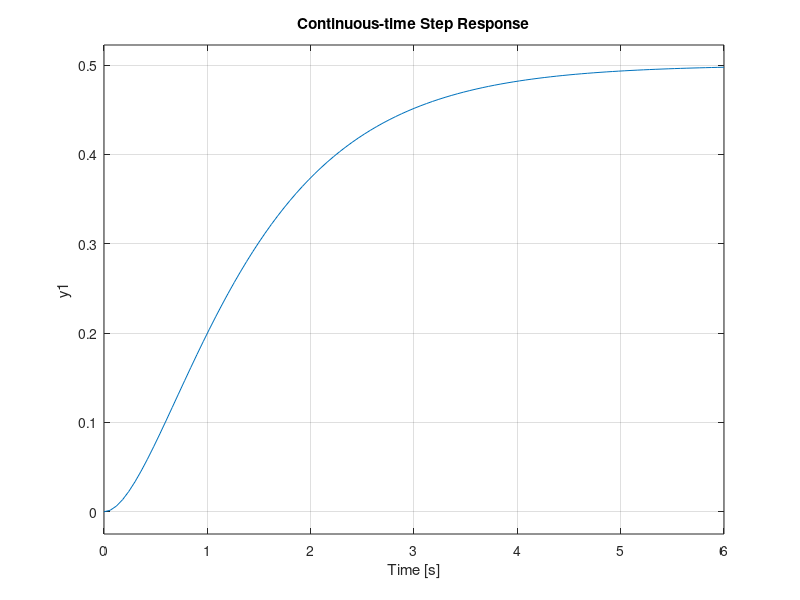
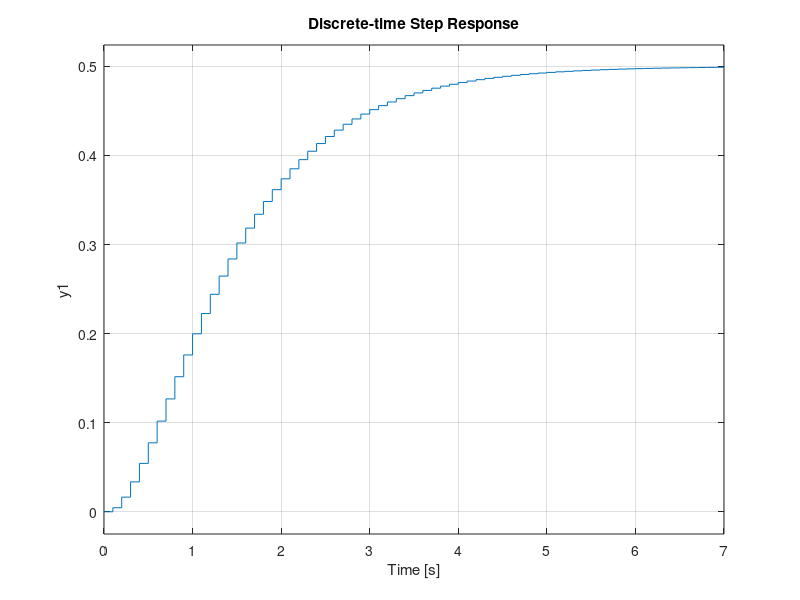

Source code (MATLAB) for these figures, in order:
%% pkg install -forge control % use this line of code before loading the package for the first time ever
%% pkg install -forge signal

pkg load control  % load package
pkg load signal  % tf2ss está aquí

% Define a transfer function: G(s) = 1 / (s^2 + 3s + 2)
num = [1];
den = [1 3 2];

% Convert to state-space (tf2ss)
[A, B, C, D] = tf2ss(num, den);

disp('A ='), disp(A)
disp('B ='), disp(B)
disp('C ='), disp(C)
disp('D ='), disp(D)

% Sampling time
T = 0.1;

% Compute matrix exponential expm(A*T)
Ad = expm(A*T);
disp('Ad = expm(A*T) ='), disp(Ad)

% Discretize the system (c2d with ZOH)
sys_c = ss(A, B, C, D);
sys_d = c2d(sys_c, T, 'zoh');

% Display discrete system
disp('Discrete A ='), disp(sys_d.A)
disp('Discrete B ='), disp(sys_d.B)
disp('Discrete C ='), disp(sys_d.C)
disp('Discrete D ='), disp(sys_d.D)

% Optional: plot step responses
figure;
step(sys_c);
title('Continuous-time Step Response');

figure;
step(sys_d);
title('Discrete-time Step Response');
